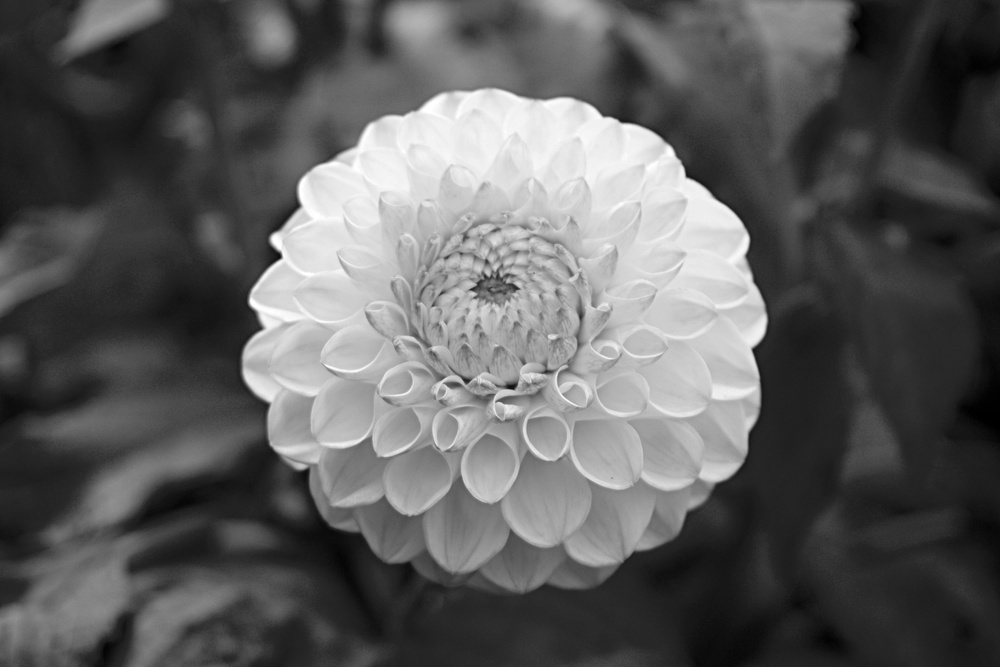
#> input picture Image_processing/image2.jpg.jpg, 1000 x 667 px, shrunk from 6000 x 4000 before the run, found by its file name
$ python crop.py
#> lines starting #> are read from the running program, lines starting #| are printed output that depends on the picture
import cv2

img = cv2.imread('C:/Users/hp/Desktop/python.py/images/image2.jpg.jpg')
#> img is the input picture: shape (667, 1000, 3); min 0, max 255, mean 93.6
cropped = img[50:200, 100:300]
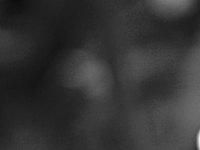
#> cropped: shape (150, 200, 3); min 13, max 236, mean 51.6

cv2.imshow('Cropped Image', cropped)
cv2.waitKey(0)
cv2.destroyAllWindows()
